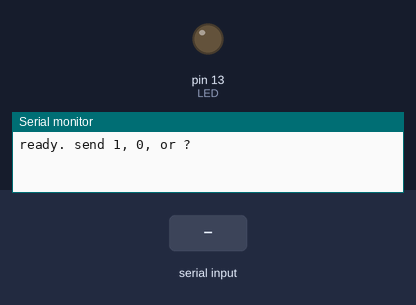
A program run on a simulated Arduino Uno, built with avr-gcc and run on an emulated ATmega328P. Shown: output pins drawn as LEDs (lit = HIGH), the last lines printed to the serial monitor. Inputs (shaded band) come from the test bench.

Above: at 1.2 s.
1.3 s: "1" received over Serial
At 2.4 s:
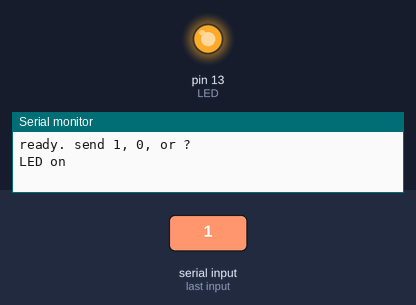
2.8 s: "0" received over Serial
At 3.5 s:
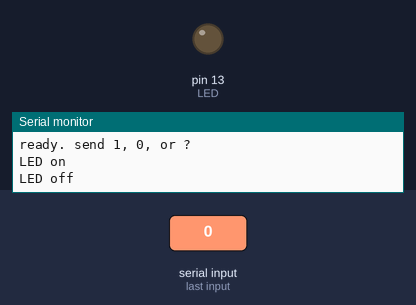
Timing chart, 0 to 5.8 s (numbered marks = the images above; inputs shaded):
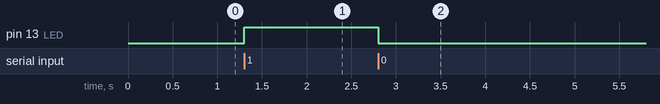

Measured:
- after the input at 1.3 s, pin 13 (LED): LOW → HIGH at once
- after the input at 2.8 s, pin 13 (LED): HIGH → LOW at once

The program:

main.cpp
```cpp
/*=======================================================*/
// Serial_Command : PC 가 보낸 글자를 받아 동작을 바꾼다
//
// 교재 4장 실습 4-3. 지금까지는 보내기만 했다. UART 는 전이중이므로
// 받는 쪽(RX)도 동시에 쓸 수 있다. 그것을 확인하는 것이 목적이다.
//
// 명령
//   '1' -> 13번 LED 를 켠다
//   '0' -> 13번 LED 를 끈다
//   '?' -> 현재 상태를 돌려준다
//
// Serial.available() 은 받아 둔 바이트 수다. 0 이면 아직 안 왔다는 뜻이므로
// 먼저 확인하고 나서 read() 를 불러야 한다. 확인 없이 read() 를 부르면
// 받은 것이 없을 때 -1 이 돌아온다.
//
// loop 안에 delay 를 두지 않는다. 사람이 글자를 보내는 시점을 알 수 없으므로
// 계속 돌면서 확인해야 한다. 이것이 폴링이다. 5장의 인터럽트와 비교해 볼 것.
//
// 연결 없음. 시리얼 모니터를 9600 bps 로 열고 보내는 칸에 글자를 넣는다.
//
// 선행 학습 : 12_UART_Scope      다음 단계 : 04_ADC/10_ADC
/*=======================================================*/
#include <Arduino.h>

const uint8_t LED = 13;
bool ledOn = false;

void setup()
{
  pinMode(LED, OUTPUT);
  Serial.begin(9600);
  Serial.println("ready. send 1, 0, or ?");
}

void loop()
{
  if (Serial.available() > 0) {      // 받아 둔 바이트가 있는지 먼저 본다
    char c = Serial.read();

    if (c == '1') {
      ledOn = true;
      Serial.println("LED on");
    } else if (c == '0') {
      ledOn = false;
      Serial.println("LED off");
    } else if (c == '?') {
      Serial.print("LED is ");
      Serial.println(ledOn ? "on" : "off");
    }
    // 줄바꿈 문자(\r, \n)는 무시된다. 어느 조건에도 걸리지 않기 때문이다.

    digitalWrite(LED, ledOn ? HIGH : LOW);
  }
}
```
